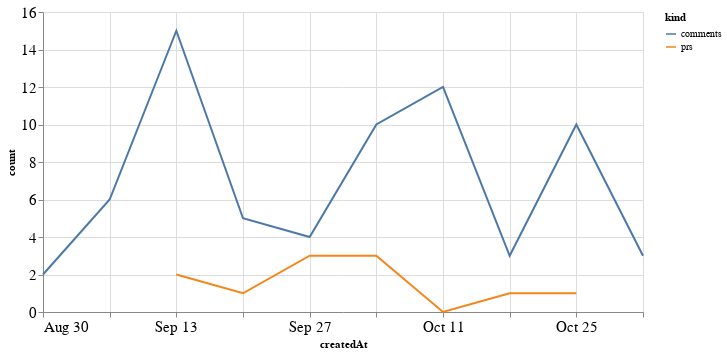

The cell this chart's notebook holds for it:
### Code cell
alt.Chart(total_time, width=600).mark_line().encode(
    x='createdAt',
    y='count',
    color='kind'
)

### Figure 1 — Vega-Lite specification as saved in the notebook (floating-point values rounded to 4 significant figures)
{"config": {"axisLeft": {"labelFontSize": 15}, "axisBottom": {"labelFontSize": 15}}, "data": {"name": "data-ec38831a111574aef3cbda1169e2ca7e"}, "mark": "line", "encoding": {"color": {"type": "nominal", "field": "kind"}, "x": {"type": "temporal", "field": "createdAt"}, "y": {"type": "quantitative", "field": "count"}}, "width": 600, "$schema": "https://vega.github.io/schema/vega-lite/v4.8.1.json", "datasets": {"data-ec38831a111574aef3cbda1169e2ca7e": [{"createdAt": "2020-09-13T00:00:00", "kind": "prs", "count": 2.0}, {"createdAt": "2020-09-20T00:00:00", "kind": "prs", "count": 1.0}, {"createdAt": "2020-09-27T00:00:00", "kind": "prs", "count": 3.0}, {"createdAt": "2020-10-04T00:00:00", "kind": "prs", "count": 3.0}, {"createdAt": "2020-10-11T00:00:00", "kind": "prs", "count": 0.0}, {"createdAt": "2020-10-18T00:00:00", "kind": "prs", "count": 1.0}, {"createdAt": "2020-10-25T00:00:00", "kind": "prs", "count": 1.0}, {"createdAt": "2020-08-30T00:00:00", "kind": "prs", "count": null}, {"createdAt": "2020-09-06T00:00:00", "kind": "prs", "count": null}, {"createdAt": "2020-11-01T00:00:00", "kind": "prs", "count": null}, {"createdAt": "2020-09-13T00:00:00", "kind": "comments", "count": 15.0}, {"createdAt": "2020-09-20T00:00:00", "kind": "comments", "count": 5.0}, {"createdAt": "2020-09-27T00:00:00", "kind": "comments", "count": 4.0}, {"createdAt": "2020-10-04T00:00:00", "kind": "comments", "count": 10.0}, {"createdAt": "2020-10-11T00:00:00", "kind": "comments", "count": 12.0}, {"createdAt": "2020-10-18T00:00:00", "kind": "comments", "count": 3.0}, {"createdAt": "2020-10-25T00:00:00", "kind": "comments", "count": 10.0}, {"createdAt": "2020-08-30T00:00:00", "kind": "comments", "count": 2.0}, {"createdAt": "2020-09-06T00:00:00", "kind": "comments", "count": 6.0}, {"createdAt": "2020-11-01T00:00:00", "kind": "comments", "count": 3.0}]}}
